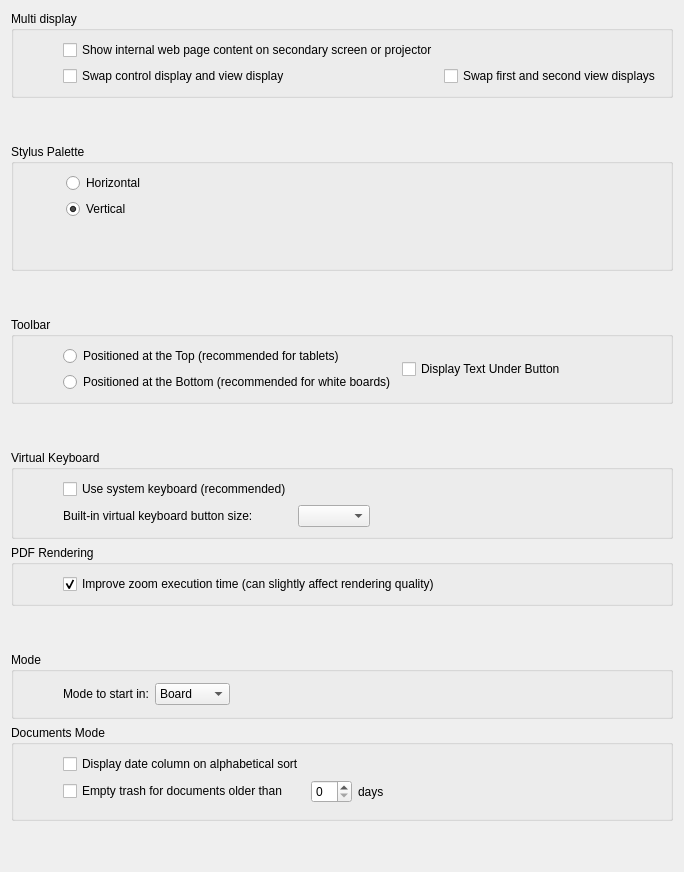
     <widget class="QWidget" name="displayTab">
      <attribute name="title">
       <string>Display</string>
      </attribute>
      <layout class="QGridLayout" name="gridLayout_3">
       <item row="16" column="0">
        <widget class="QGroupBox" name="modeGroupBox">
         <property name="sizePolicy">
          <sizepolicy hsizetype="MinimumExpanding" vsizetype="Expanding">
           <horstretch>0</horstretch>
           <verstretch>0</verstretch>
          </sizepolicy>
         </property>
         <property name="title">
          <string>Mode</string>
         </property>
         <layout class="QGridLayout" name="gridLayout_15">
          <item row="0" column="0">
           <spacer name="horizontalSpacer_5">
            <property name="orientation">
             <enum>Qt::Horizontal</enum>
            </property>
            <property name="sizeType">
             <enum>QSizePolicy::Preferred</enum>
            </property>
            <property name="sizeHint" stdset="0">
             <size>
              <width>40</width>
              <height>20</height>
             </size>
            </property>
           </spacer>
          </item>
          <item row="0" column="1" rowspan="2">
           <layout class="QGridLayout" name="gridLayout_16">
            <item row="0" column="0">
             <widget class="QLabel" name="modeLabel">
              <property name="text">
               <string>Mode to start in:</string>
              </property>
             </widget>
            </item>
            <item row="0" column="1">
             <widget class="QComboBox" name="startModeComboBox">
              <item>
               <property name="text">
                <string>Board</string>
               </property>
              </item>
              <item>
               <property name="text">
                <string>Desktop</string>
               </property>
              </item>
             </widget>
            </item>
            <item row="0" column="2">
             <spacer name="horizontalSpacer_6">
              <property name="orientation">
               <enum>Qt::Horizontal</enum>
              </property>
              <property name="sizeHint" stdset="0">
               <size>
                <width>40</width>
                <height>20</height>
               </size>
              </property>
             </spacer>
            </item>
           </layout>
          </item>
         </layout>
        </widget>
       </item>
       <item row="7" column="0">
        <spacer name="verticalSpacer_3">
         <property name="orientation">
          <enum>Qt::Vertical</enum>
         </property>
         <property name="sizeHint" stdset="0">
          <size>
           <width>20</width>
           <height>40</height>
          </size>
         </property>
        </spacer>
       </item>
       <item row="18" column="0">
        <spacer name="verticalSpacer_7">
         <property name="orientation">
          <enum>Qt::Vertical</enum>
         </property>
         <property name="sizeHint" stdset="0">
          <size>
           <width>20</width>
           <height>40</height>
          </size>
         </property>
        </spacer>
       </item>
       <item row="9" column="0">
        <spacer name="keyboardSpacer">
         <property name="orientation">
          <enum>Qt::Vertical</enum>
         </property>
         <property name="sizeType">
          <enum>QSizePolicy::Expanding</enum>
         </property>
         <property name="sizeHint" stdset="0">
          <size>
           <width>20</width>
           <height>40</height>
          </size>
         </property>
        </spacer>
       </item>
       <item row="15" column="0">
        <spacer name="modeSpacer">
         <property name="orientation">
          <enum>Qt::Vertical</enum>
         </property>
         <property name="sizeHint" stdset="0">
          <size>
           <width>20</width>
           <height>40</height>
          </size>
         </property>
        </spacer>
       </item>
       <item row="14" column="0">
        <widget class="QGroupBox" name="PDFGroupBox">
         <property name="sizePolicy">
          <sizepolicy hsizetype="MinimumExpanding" vsizetype="Expanding">
           <horstretch>0</horstretch>
           <verstretch>0</verstretch>
          </sizepolicy>
         </property>
         <property name="title">
          <string>PDF Rendering</string>
         </property>
         <layout class="QGridLayout" name="gridLayout_13">
          <item row="0" column="1" colspan="2">
           <layout class="QGridLayout" name="PDFZoomBehaviorGridLayout">
            <item row="2" column="0">
             <widget class="QCheckBox" name="enableQualityLossToIncreaseZoomPerfs">
              <property name="text">
               <string>Improve zoom execution time (can slightly affect rendering quality)</string>
              </property>
              <property name="checked">
               <bool>true</bool>
              </property>
             </widget>
            </item>
           </layout>
          </item>
          <item row="0" column="0">
           <spacer name="horizontalSpacer_11">
            <property name="orientation">
             <enum>Qt::Horizontal</enum>
            </property>
            <property name="sizeType">
             <enum>QSizePolicy::Preferred</enum>
            </property>
            <property name="sizeHint" stdset="0">
             <size>
              <width>40</width>
              <height>20</height>
             </size>
            </property>
           </spacer>
          </item>
          <item row="0" column="3">
           <spacer name="horizontalSpacer_12">
            <property name="orientation">
             <enum>Qt::Horizontal</enum>
            </property>
            <property name="sizeHint" stdset="0">
             <size>
              <width>40</width>
              <height>20</height>
             </size>
            </property>
           </spacer>
          </item>
         </layout>
        </widget>
       </item>
       <item row="8" column="0">
        <widget class="QGroupBox" name="toolbarGroupBox">
         <property name="sizePolicy">
          <sizepolicy hsizetype="MinimumExpanding" vsizetype="Expanding">
           <horstretch>0</horstretch>
           <verstretch>0</verstretch>
          </sizepolicy>
         </property>
         <property name="title">
          <string>Toolbar</string>
         </property>
         <layout class="QGridLayout" name="gridLayout_9">
          <item row="0" column="3">
           <spacer name="toolbarRSpacer">
            <property name="orientation">
             <enum>Qt::Horizontal</enum>
            </property>
            <property name="sizeType">
             <enum>QSizePolicy::Expanding</enum>
            </property>
            <property name="sizeHint" stdset="0">
             <size>
              <width>40</width>
              <height>20</height>
             </size>
            </property>
           </spacer>
          </item>
          <item row="0" column="2">
           <widget class="QCheckBox" name="toolbarDisplayTextCheckBox">
            <property name="text">
             <string>Display Text Under Button</string>
            </property>
           </widget>
          </item>
          <item row="0" column="1">
           <layout class="QGridLayout" name="gridLayout_10">
            <item row="1" column="0">
             <widget class="QRadioButton" name="toolbarAtBottomRadioButton">
              <property name="text">
               <string>Positioned at the Bottom (recommended for white boards)</string>
              </property>
             </widget>
            </item>
            <item row="0" column="0">
             <widget class="QRadioButton" name="toolbarAtTopRadioButton">
              <property name="text">
               <string>Positioned at the Top (recommended for tablets)</string>
              </property>
             </widget>
            </item>
           </layout>
          </item>
          <item row="0" column="0">
           <spacer name="toolbarLSpacer">
            <property name="orientation">
             <enum>Qt::Horizontal</enum>
            </property>
            <property name="sizeType">
             <enum>QSizePolicy::Preferred</enum>
            </property>
            <property name="sizeHint" stdset="0">
             <size>
              <width>40</width>
              <height>20</height>
             </size>
            </property>
           </spacer>
          </item>
         </layout>
        </widget>
       </item>
       <item row="3" column="0">
        <spacer name="toolbarSpacer">
         <property name="orientation">
          <enum>Qt::Vertical</enum>
         </property>
         <property name="sizeHint" stdset="0">
          <size>
           <width>20</width>
           <height>40</height>
          </size>
         </property>
        </spacer>
       </item>
       <item row="4" column="0" rowspan="2">
        <widget class="QGroupBox" name="stylusPaletteGroupBox">
         <property name="minimumSize">
          <size>
           <width>0</width>
           <height>0</height>
          </size>
         </property>
         <property name="title">
          <string>Stylus Palette</string>
         </property>
         <layout class="QGridLayout" name="gridLayout_14">
          <property name="leftMargin">
           <number>12</number>
          </property>
          <item row="0" column="0">
           <spacer name="horizontalSpacer_4">
            <property name="orientation">
             <enum>Qt::Horizontal</enum>
            </property>
            <property name="sizeType">
             <enum>QSizePolicy::Preferred</enum>
            </property>
            <property name="sizeHint" stdset="0">
             <size>
              <width>40</width>
              <height>20</height>
             </size>
            </property>
           </spacer>
          </item>
          <item row="0" column="2">
           <spacer name="horizontalSpacer_3">
            <property name="orientation">
             <enum>Qt::Horizontal</enum>
            </property>
            <property name="sizeType">
             <enum>QSizePolicy::Preferred</enum>
            </property>
            <property name="sizeHint" stdset="0">
             <size>
              <width>40</width>
              <height>20</height>
             </size>
            </property>
           </spacer>
          </item>
          <item row="0" column="1">
           <layout class="QGridLayout" name="gridLayout_5">
            <property name="sizeConstraint">
             <enum>QLayout::SetDefaultConstraint</enum>
            </property>
            <item row="0" column="0">
             <widget class="QRadioButton" name="horizontalChoice">
              <property name="sizePolicy">
               <sizepolicy hsizetype="Minimum" vsizetype="Fixed">
                <horstretch>1</horstretch>
                <verstretch>0</verstretch>
               </sizepolicy>
              </property>
              <property name="minimumSize">
               <size>
                <width>0</width>
                <height>0</height>
               </size>
              </property>
              <property name="text">
               <string>Horizontal</string>
              </property>
              <property name="checked">
               <bool>false</bool>
              </property>
             </widget>
            </item>
            <item row="1" column="0">
             <widget class="QRadioButton" name="verticalChoice">
              <property name="text">
               <string>Vertical</string>
              </property>
              <property name="checked">
               <bool>true</bool>
              </property>
             </widget>
            </item>
            <item row="2" column="0">
             <spacer name="verticalSpacer_5">
              <property name="orientation">
               <enum>Qt::Vertical</enum>
              </property>
              <property name="sizeHint" stdset="0">
               <size>
                <width>20</width>
                <height>40</height>
               </size>
              </property>
             </spacer>
            </item>
           </layout>
          </item>
         </layout>
        </widget>
       </item>
       <item row="17" column="0">
        <widget class="QGroupBox" name="documentsGroupBox">
         <property name="sizePolicy">
          <sizepolicy hsizetype="MinimumExpanding" vsizetype="Expanding">
           <horstretch>0</horstretch>
           <verstretch>0</verstretch>
          </sizepolicy>
         </property>
         <property name="title">
          <string>Documents Mode</string>
         </property>
         <layout class="QGridLayout" name="gridLayout_19">
          <item row="0" column="1">
           <layout class="QGridLayout" name="gridLayout_18">
            <item row="0" column="1">
             <widget class="QCheckBox" name="showDateColumnOnAlphabeticalSort">
              <property name="sizePolicy">
               <sizepolicy hsizetype="Expanding" vsizetype="Preferred">
                <horstretch>0</horstretch>
                <verstretch>0</verstretch>
               </sizepolicy>
              </property>
              <property name="text">
               <string>Display date column on alphabetical sort</string>
              </property>
             </widget>
            </item>
            <item row="3" column="1">
             <widget class="QCheckBox" name="emptyTrashForOlderDocuments">
              <property name="text">
               <string>Empty trash for documents older than</string>
              </property>
             </widget>
            </item>
            <item row="3" column="2">
             <widget class="QSpinBox" name="emptyTrashDaysValue"/>
            </item>
            <item row="3" column="3">
             <widget class="QLabel" name="emptyTrashDaysLabel">
              <property name="text">
               <string>days</string>
              </property>
             </widget>
            </item>
           </layout>
          </item>
          <item row="0" column="0" rowspan="2">
           <spacer name="horizontalSpacer_9">
            <property name="orientation">
             <enum>Qt::Horizontal</enum>
            </property>
            <property name="sizeType">
             <enum>QSizePolicy::Fixed</enum>
            </property>
            <property name="sizeHint" stdset="0">
             <size>
              <width>40</width>
              <height>20</height>
             </size>
            </property>
           </spacer>
          </item>
          <item row="0" column="2">
           <spacer name="horizontalSpacer_10">
            <property name="orientation">
             <enum>Qt::Horizontal</enum>
            </property>
            <property name="sizeHint" stdset="0">
             <size>
              <width>40</width>
              <height>20</height>
             </size>
            </property>
           </spacer>
          </item>
         </layout>
        </widget>
       </item>
       <item row="2" column="0">
        <widget class="QGroupBox" name="multiDisplayGroupBox">
         <property name="title">
          <string>Multi display</string>
         </property>
         <layout class="QGridLayout" name="gridLayout_2">
          <item row="1" column="3">
           <spacer name="mirroringRSpacer">
            <property name="orientation">
             <enum>Qt::Horizontal</enum>
            </property>
            <property name="sizeHint" stdset="0">
             <size>
              <width>40</width>
              <height>20</height>
             </size>
            </property>
           </spacer>
          </item>
          <item row="1" column="0">
           <spacer name="mirroringLSpacer">
            <property name="orientation">
             <enum>Qt::Horizontal</enum>
            </property>
            <property name="sizeType">
             <enum>QSizePolicy::Preferred</enum>
            </property>
            <property name="sizeHint" stdset="0">
             <size>
              <width>40</width>
              <height>20</height>
             </size>
            </property>
           </spacer>
          </item>
          <item row="2" column="2">
           <widget class="QCheckBox" name="swapControlAndDisplayScreensCheckBox">
            <property name="text">
             <string>Swap control display and view display</string>
            </property>
           </widget>
          </item>
          <item row="1" column="2">
           <widget class="QCheckBox" name="displayBrowserPageCheckBox">
            <property name="text">
             <string>Show internal web page content on secondary screen or projector</string>
            </property>
           </widget>
          </item>
          <item row="2" column="3">
           <widget class="QCheckBox" name="swapDisplayScreensCheckBox">
            <property name="text">
             <string>Swap first and second view displays</string>
            </property>
           </widget>
          </item>
         </layout>
        </widget>
       </item>
       <item row="13" column="0">
        <widget class="QGroupBox" name="keyboardGroupBox">
         <property name="sizePolicy">
          <sizepolicy hsizetype="MinimumExpanding" vsizetype="Expanding">
           <horstretch>0</horstretch>
           <verstretch>0</verstretch>
          </sizepolicy>
         </property>
         <property name="title">
          <string>Virtual Keyboard</string>
         </property>
         <layout class="QGridLayout" name="gridLayout_21">
          <item row="0" column="1">
           <layout class="QGridLayout" name="oskGridLayout">
            <item row="3" column="1">
             <widget class="QComboBox" name="keyboardPaletteKeyButtonSize"/>
            </item>
            <item row="3" column="0">
             <widget class="QLabel" name="keyboardPaletteKeyButtonSize_Label">
              <property name="text">
               <string>Built-in virtual keyboard button size:</string>
              </property>
             </widget>
            </item>
            <item row="2" column="0">
             <widget class="QCheckBox" name="useSystemOSKCheckBox">
              <property name="text">
               <string>Use system keyboard (recommended)</string>
              </property>
             </widget>
            </item>
           </layout>
          </item>
          <item row="0" column="0">
           <spacer name="horizontalSpacer">
            <property name="orientation">
             <enum>Qt::Horizontal</enum>
            </property>
            <property name="sizeType">
             <enum>QSizePolicy::Preferred</enum>
            </property>
            <property name="sizeHint" stdset="0">
             <size>
              <width>40</width>
              <height>20</height>
             </size>
            </property>
           </spacer>
          </item>
          <item row="0" column="2">
           <spacer name="horizontalSpacer_2">
            <property name="orientation">
             <enum>Qt::Horizontal</enum>
            </property>
            <property name="sizeHint" stdset="0">
             <size>
              <width>40</width>
              <height>20</height>
             </size>
            </property>
           </spacer>
          </item>
         </layout>
        </widget>
       </item>
      </layout>
     </widget>
